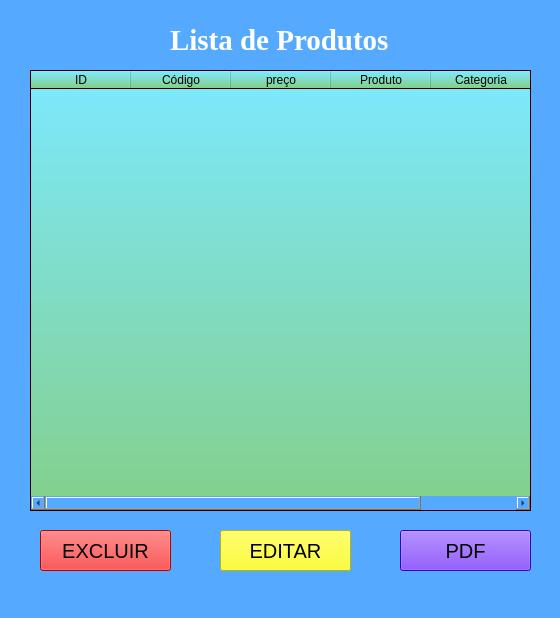
<?xml version="1.0" encoding="UTF-8"?>
<ui version="4.0">
 <class>Lista_de_Produtos</class>
 <widget class="QMainWindow" name="Lista_de_Produtos">
  <property name="geometry">
   <rect>
    <x>0</x>
    <y>0</y>
    <width>560</width>
    <height>618</height>
   </rect>
  </property>
  <property name="minimumSize">
   <size>
    <width>560</width>
    <height>618</height>
   </size>
  </property>
  <property name="maximumSize">
   <size>
    <width>560</width>
    <height>618</height>
   </size>
  </property>
  <property name="windowTitle">
   <string>MainWindow</string>
  </property>
  <property name="styleSheet">
   <string notr="true">background-color: qlineargradient(spread:pad, x1:0.517, y1:0, x2:0.517, y2:1, stop:0 rgba(124, 233, 255, 255), stop:1 rgba(132, 207, 138, 255));
background-color: rgb(85, 170, 255);</string>
  </property>
  <widget class="QWidget" name="centralwidget">
   <widget class="QLabel" name="label">
    <property name="geometry">
     <rect>
      <x>170</x>
      <y>20</y>
      <width>221</width>
      <height>41</height>
     </rect>
    </property>
    <property name="font">
     <font>
      <family>Times New Roman</family>
      <pointsize>22</pointsize>
      <weight>75</weight>
      <bold>true</bold>
     </font>
    </property>
    <property name="styleSheet">
     <string notr="true">color: rgb(255, 255, 255);</string>
    </property>
    <property name="text">
     <string>Lista de Produtos </string>
    </property>
   </widget>
   <widget class="QTableWidget" name="tableWidget">
    <property name="geometry">
     <rect>
      <x>30</x>
      <y>70</y>
      <width>501</width>
      <height>441</height>
     </rect>
    </property>
    <property name="font">
     <font>
      <pointsize>13</pointsize>
      <weight>75</weight>
      <bold>true</bold>
     </font>
    </property>
    <property name="styleSheet">
     <string notr="true">background-color: qlineargradient(spread:pad, x1:0.517, y1:0, x2:0.517, y2:1, stop:0 rgba(124, 233, 255, 255), stop:1 rgba(132, 207, 138, 255));
</string>
    </property>
    <property name="showGrid">
     <bool>false</bool>
    </property>
    <column>
     <property name="text">
      <string>ID</string>
     </property>
    </column>
    <column>
     <property name="text">
      <string>Código</string>
     </property>
    </column>
    <column>
     <property name="text">
      <string>preço</string>
     </property>
    </column>
    <column>
     <property name="text">
      <string>Produto</string>
     </property>
    </column>
    <column>
     <property name="text">
      <string>Categoria</string>
     </property>
    </column>
   </widget>
   <widget class="QPushButton" name="pushButton">
    <property name="geometry">
     <rect>
      <x>400</x>
      <y>530</y>
      <width>131</width>
      <height>41</height>
     </rect>
    </property>
    <property name="font">
     <font>
      <pointsize>15</pointsize>
      <italic>false</italic>
      <strikeout>false</strikeout>
      <kerning>true</kerning>
     </font>
    </property>
    <property name="styleSheet">
     <string notr="true">background-color: rgb(85, 0, 255);</string>
    </property>
    <property name="text">
     <string>PDF</string>
    </property>
   </widget>
   <widget class="QPushButton" name="pushButton_2">
    <property name="geometry">
     <rect>
      <x>40</x>
      <y>530</y>
      <width>131</width>
      <height>41</height>
     </rect>
    </property>
    <property name="font">
     <font>
      <pointsize>15</pointsize>
      <italic>false</italic>
      <strikeout>false</strikeout>
      <kerning>true</kerning>
     </font>
    </property>
    <property name="styleSheet">
     <string notr="true">background-color: rgb(255, 0, 0);</string>
    </property>
    <property name="text">
     <string>EXCLUIR</string>
    </property>
   </widget>
   <widget class="QPushButton" name="pushButton_3">
    <property name="geometry">
     <rect>
      <x>220</x>
      <y>530</y>
      <width>131</width>
      <height>41</height>
     </rect>
    </property>
    <property name="font">
     <font>
      <pointsize>15</pointsize>
      <italic>false</italic>
      <strikeout>false</strikeout>
      <kerning>true</kerning>
     </font>
    </property>
    <property name="styleSheet">
     <string notr="true">background-color: rgb(255, 0, 0);
background-color: rgb(255, 255, 0);</string>
    </property>
    <property name="text">
     <string>EDITAR</string>
    </property>
   </widget>
  </widget>
  <widget class="QMenuBar" name="menubar">
   <property name="geometry">
    <rect>
     <x>0</x>
     <y>0</y>
     <width>560</width>
     <height>21</height>
    </rect>
   </property>
  </widget>
  <widget class="QStatusBar" name="statusbar"/>
 </widget>
 <resources/>
 <connections/>
</ui>
